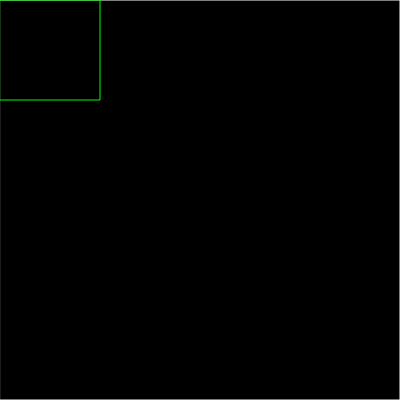
Frame 1 (no input)
Frame 60 (no input): identical to frame 1, image omitted
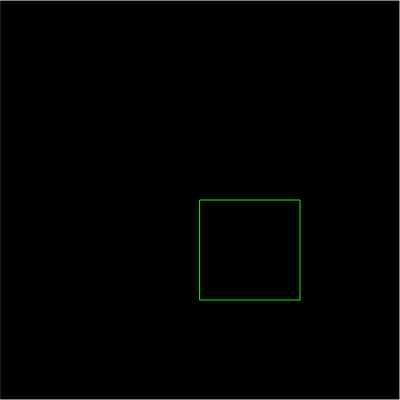
Frame 120 (the mouse pressed at the canvas centre since frame 60)

The p5.js sketch that drew these frames (run headless with seeded random() and noise() and a simulated clock; from frame 60 on, the mouse is pressed at the canvas centre):

// p5.js sketch
// ── sketch.js

/**
 * 
 * Quadtree
 * 
*/


let qt; // objeto quadtree
let capacidad = 4; // capacidad de puntos por quadtree
let mask = {w:100, h:100}; // mascara de puntos.
let dim = 400; // dmension del canvas

function setup() {
    createCanvas(dim, dim);
    // crear un rectangulo padre
    let boundary = new Rectangle(0, 0, dim, dim);

    qt = new QuadTree(boundary, capacidad); // crea el quadtree
    console.log(qt);

    // genera puntos aleatorios
    for (let i = 0; i < 100; i++) {
        let p = new Point2D(Math.random() * dim, Math.random() * dim);        
        // qt.insert(p);
    }
    background(20); // color de fondo.    
    qt.show(); // mostrar quadtree recursivamente

}


function draw () {
    background (0);
    qt.show ();

        stroke (0 ,255 ,0) ;
        // rectMode ( CENTER );
        let maskRectangle = new Rectangle(mouseX, mouseY, mask.w, mask.h);
        rect (maskRectangle.x, maskRectangle.y, maskRectangle.w, maskRectangle.h);
        let points = [];
        qt.query (maskRectangle , points );

        for (let p of points ){
            strokeWeight (4) ;
            point (p.x , p.y );
        }
}



// function draw() {    
  
//     if (mouseIsPressed) {        
//         qt.insert({x:mouseX,y:mouseY});
//         qt.show();
//         console.log('mouseIsPressed ', mouseX, ' - ', mouseY);
//     }    

// }

// ── quadtree.js

class Point2D {
  constructor(x, y){
      this.x = x; // origen x
      this.y = y; // origen y
  }
}

class Rectangle {
  constructor(x, y, w, h) { 
      this.x = x; // origen x
      this.y = y; // origen y
      this.w = w; // ancho
      this.h = h; // alto
  }
  // verifica si un punto pertenece al rectangulo
  constains(point){

      return (this.x <= point.x && point.x <= (this.x + this.w)) && (this.y <= point.y && point.y <= (this.y + this.h));
  }
  // verifica si existen interseccion de rectangulo A y rectangulo B
  intersects(range){

      var RectALeft = range.x, RectARight = (range.x + range.w), RectATop = (range.y + range.h), RectABottom = range.y;
      var RectBLeft = this.x, RectBRight = (this.x + this.w), RectBTop = (this.y + this.h), RectBBottom = this.y;           
      return (
          RectALeft < RectBRight && 
          RectARight > RectBLeft &&
          RectATop > RectBBottom && 
          RectABottom < RectBTop
      );         
  }
}

class QuadTree {
  northwest; // cuadrante norte-oeste
  northeast; // cuadrante norte-este
  southwest; // cuadrante sur-oeste
  southeast; // cuadrante sur-este
  
  constructor(boundary, n){
      this.boundary = boundary; // rectangulo
      this.capacity = n; // maxima cantidad de puntos en el rectangulo
      this.points = []; // almacena los puntos
      this.divided = false; // indica si tiene cuadrantes internos
  }  
  // subdivide el quadtree en 4 regiones, si supera la capacidad de puntos.
  subdivide(){
      var x = this.boundary.x; // origen x
      var y = this.boundary.y; // origen y
      var w2 = this.boundary.w / 2.0; // mitad del ancho del rectangulo
      var h2 = this.boundary.h / 2.0; // mitad del alto del rectangulo

      this.northwest = new QuadTree(new Rectangle(x, y + h2, w2, h2),this.capacity);
      this.northeast = new QuadTree(new Rectangle(x + w2,y + h2, w2, h2),this.capacity)
      this.southwest = new QuadTree(new Rectangle(x,y, w2, h2),this.capacity)
      this.southeast = new QuadTree(new Rectangle(x + w2, y, w2, h2),this.capacity)
              
      this.divided = true; // para indicar que ya se dividio
  }

  // verifica si un punto ya existe, para no repetirlo.
  pointDuplicated(point){
      let duplicated = false;
      for (let i = 0; i < this.points.length; i++) {
          let p = this.points[i];
          if(p.x === point.x && p.y === point.y){
              duplicated = true;
              break;
          }
      }
      return duplicated;
  }

  // inserta puntos en el quadtree
  insert(point){
      
      // Verifica que el punto este en los limites del rectangulo.
      if(!this.boundary.constains(point)){
          return;
      }

      // verifica que hay espacio para insertar puntos
      if(this.points.length < this.capacity){
          // verificar que el punto no exista    
          if(!this.pointDuplicated(point)){
              this.points.push(point);
          }            
      }else {            
          if(!this.divided){ // verifica que no esta dividido
              // Crea las 4 regiones NW, NE, SW, SE
              this.subdivide();                
          }            
          // insertando recursivamente el punto en los quadtree hijos
          this.northwest.insert(point);
          this.northeast.insert(point);
          this.southwest.insert(point);
          this.southeast.insert(point);
      }
  }  

  // retorna los puntos que encontro, en base al rectangulo seleccionado
  query(boundaryExtern, pointsReturn){
      
      // verificar si existe interseccion de rectangulos(rectangulo padre vs rectangulo externo)
      if(this.boundary.intersects(boundaryExtern)){
          // Obtener los puntos
          for (let i = 0; i < this.points.length; i++) {
              let p = this.points[i];
              // verifica el punto pertence al rectangulo externo
              if(boundaryExtern.constains(p)){
                  pointsReturn.push(p);
              }                
          }
      }

      // verifica si tiene quadtree hijos y obtiene los puntos recursivamente
      if(this.divided) {
          this.northwest.query(boundaryExtern,pointsReturn);        
          this.northeast.query(boundaryExtern,pointsReturn);        
          this.southwest.query(boundaryExtern,pointsReturn);        
          this.southeast.query(boundaryExtern,pointsReturn);            
      }
      
  }

  // muestra recursivamente los quadtree padre e hijos
  show() {
      stroke(255); // color del rectangulo
      strokeWeight(1); // grosor del rectangulo 
      noFill(); // transparente para no sobreponer elementos
      //rectMode(CENTER); // rectangulo en el centro
      rect(this.boundary.x,this.boundary.y,this.boundary.w,this.boundary.h); // un rectangulo
      if(this.divided){
          this.northwest.show();
          this.northeast.show();
          this.southwest.show();
          this.southeast.show();
      }

      // dibuja los puntos
      for (let p of this.points) {
          strokeWeight(4); // grosor de los puntos
          point(p.x,p.y);
      }
  }

}
